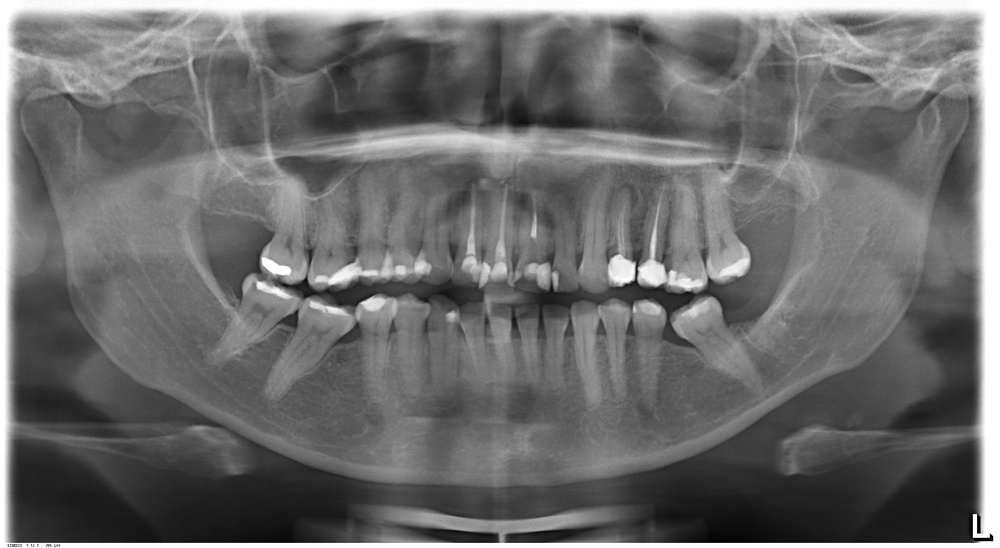
#> input picture app/pan-00005.jpg, 1000 x 548 px, shrunk from 2356 x 1292 before the run; its folder holds only this picture in this run
$ python -i preprocessing.py   (imports and definitions only)
#> lines starting #> are read from the running program, lines starting #| are printed output that depends on the picture
#> further down, picture is the input picture: shape (548, 1000, 3); min 0, max 255, mean 108.4
"""
utils/preprocessing.py

Image preprocessing pipeline for dental panoramic X-ray images.

"""

import os
import json
import numpy as np
import cv2
import skimage.io
import skimage.draw
import random
import copy
from pathlib import Path


# Load DICOM image (if the case)

# [51 lines left out: functions load_dicom, load_image, not called in this run]


#  Contrast enhancement

def enhance_contrast(image, method = "clahe"):
    """
    Enhance contrast of a dental X-ray.

    Args:
        image:  RGB uint8 image.
        method: 'clahe' (default) or 'histogram_eq' — global.

    CLAHE is preferred for panoramic X-rays
    """
#> called with method = 'clahe'

    if method == "clahe":
        lab = cv2.cvtColor(image, cv2.COLOR_RGB2LAB)
#> lab: shape (548, 1000, 3); mean of channels 0, 1, 2 114.8, 128, 128
        clahe = cv2.createCLAHE(clipLimit=2.0, tileGridSize=(8, 8))
        lab[:, :, 0] = clahe.apply(lab[:, :, 0]) # applied only on the L channel
#> lab: shape (548, 1000, 3); mean of channels 0, 1, 2 119.5, 128, 128
        return cv2.cvtColor(lab, cv2.COLOR_LAB2RGB)
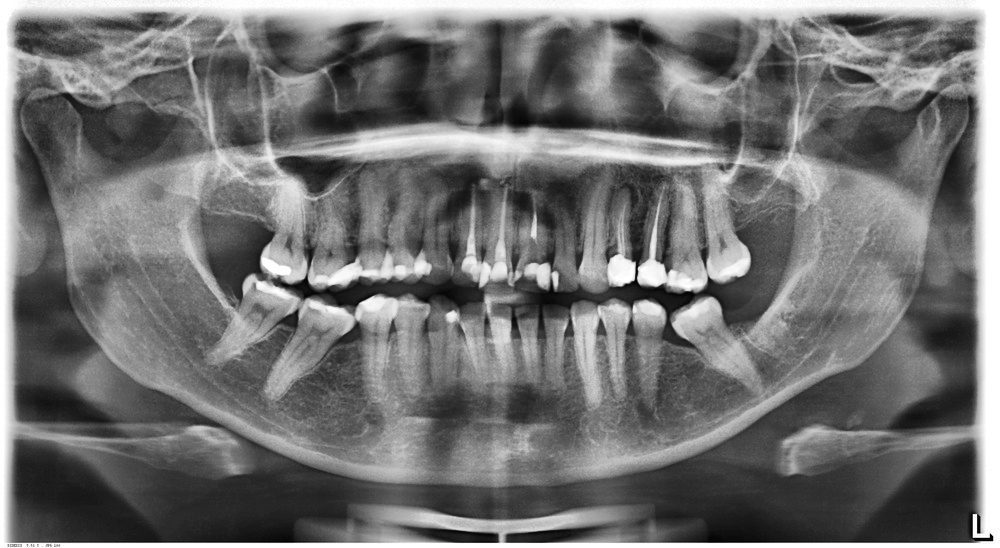
#> returned value: shape (548, 1000, 3); mean R, G, B 113.7, 113.7, 113.7
    elif method == "histogram_eq":
        channels = [cv2.equalizeHist(image[:, :, c]) for c in range(3)]
        return np.stack(channels, axis=-1)
    else:
        raise ValueError(f"Unknown method '{method}'. Use 'clahe' or 'histogram_eq'.")


def normalize_image(image):
    """Normalize pixel values to [0, 1] float32."""
    return image.astype(np.float32) / 255.0


#  COCO annotation parsing

# [154 lines left out: functions load_coco_annotations, get_image_annotations, coco_seg_to_mask, build_masks, count_teeth_per_image, class_frequency and 2 more, not called in this run]

>>> import cv2
>>> picture = cv2.cvtColor(cv2.imread('../app/pan-00005.jpg'), cv2.COLOR_BGR2RGB)
>>> result = enhance_contrast(picture)

$ run again, on app/pan-00020.jpg
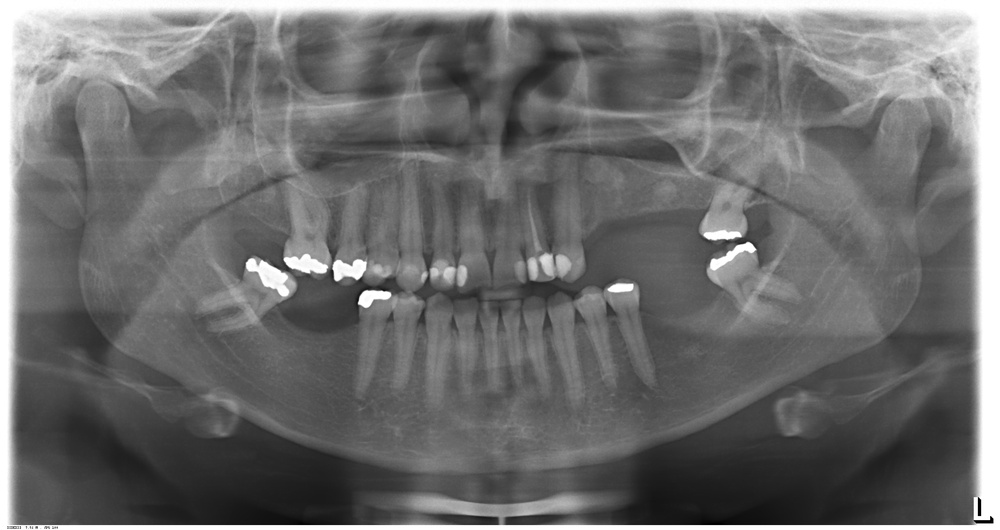
#> input picture app/pan-00020.jpg, 1000 x 530 px, shrunk from 2440 x 1292 before the run
#> picture is the input picture: shape (530, 1000, 3); min 0, max 255, mean 110.6
#> in enhance_contrast, `return cv2.cvtColor(lab, cv2.COLOR_LAB2RGB)`:
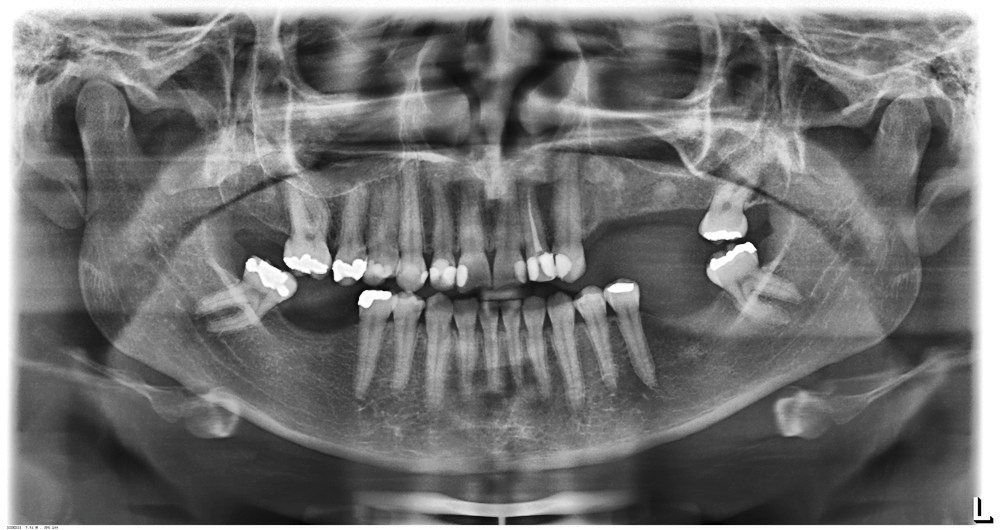
#> returned value: shape (530, 1000, 3); mean R, G, B 113.9, 113.9, 113.9

$ run again, on app/pan-00038.jpg
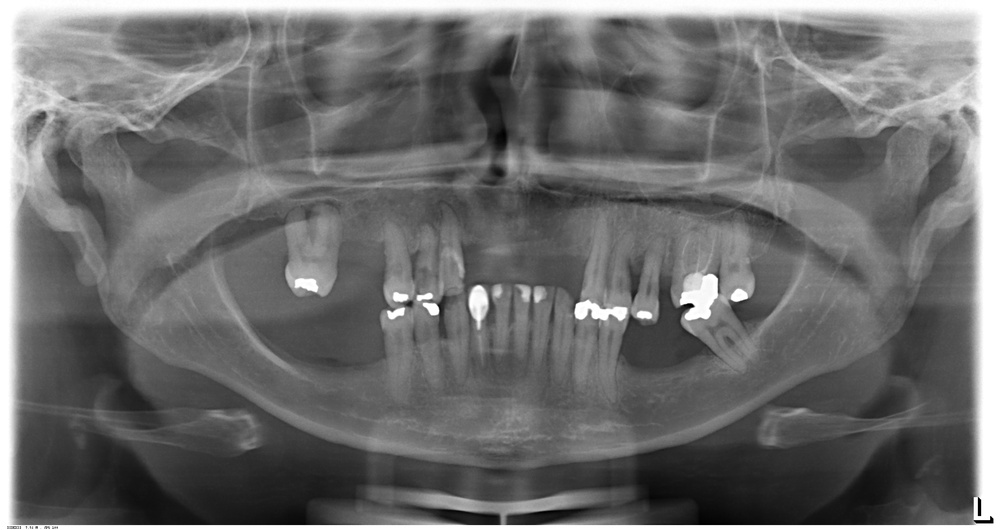
#> input picture app/pan-00038.jpg, 1000 x 530 px, shrunk from 2440 x 1292 before the run
#> picture is the input picture: shape (530, 1000, 3); min 0, max 255, mean 109.6
#> in enhance_contrast, `return cv2.cvtColor(lab, cv2.COLOR_LAB2RGB)`:
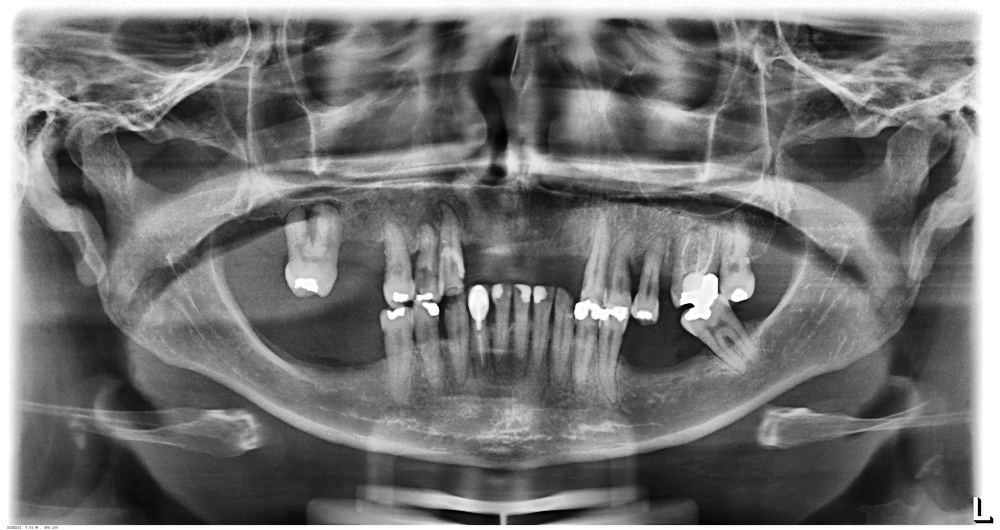
#> returned value: shape (530, 1000, 3); mean R, G, B 115.7, 115.7, 115.7

$ run again, on app/pan-00055.jpg
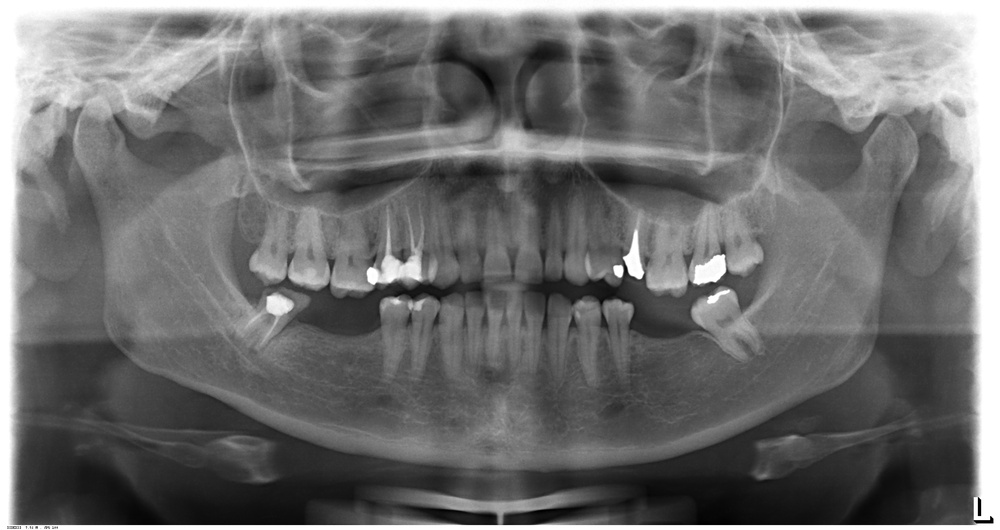
#> input picture app/pan-00055.jpg, 1000 x 530 px, shrunk from 2440 x 1292 before the run
#> picture is the input picture: shape (530, 1000, 3); min 0, max 255, mean 111.1
#> in enhance_contrast, `return cv2.cvtColor(lab, cv2.COLOR_LAB2RGB)`:
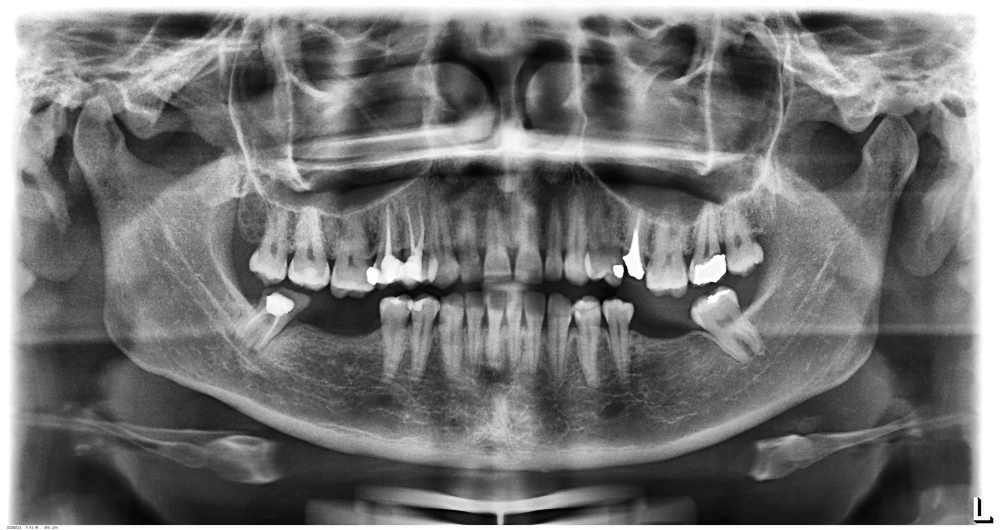
#> returned value: shape (530, 1000, 3); mean R, G, B 116, 116.1, 116
